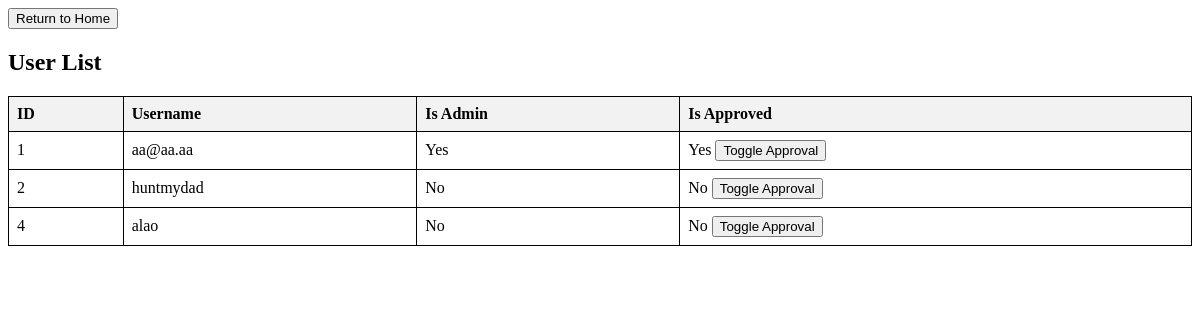
The page /admin.php (signed in) on the database as committed earlier.
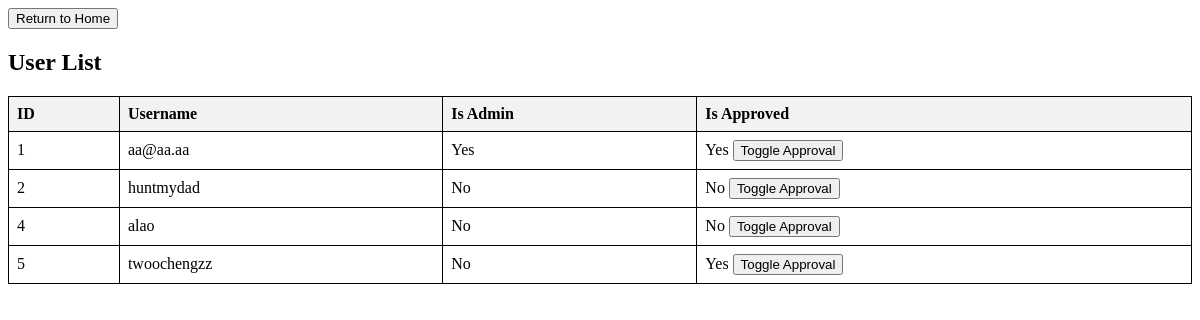
The same page on the database as committed later.
### tables this page shows
CREATE TABLE users(
    id INTEGER PRIMARY KEY AUTOINCREMENT,
    username VARCHAR(50),
    password TEXT,
    is_admin BOOLEAN DEFAULT 0,
    is_approved BOOLEAN DEFAULT 0
   
);

### admin.php (the view, shortened to what this page needs)
<?php
include("inc_db.php");
$result = $db->query("SELECT id, username, is_admin, is_approved FROM users ORDER BY id");
$users = [];
while ($row = $result->fetchArray(SQLITE3_ASSOC)) {
    $users[] = $row;
}
?>
<!DOCTYPE html>
<html lang="en">
<head>
</head>
<body>
<button onclick="location.href='home.php'">Return to Home</button>
    <h2>User List</h2>
    <table>
        <tr>
            <th>ID</th>
            <th>Username</th>
            <th>Is Admin</th>
            <th>Is Approved</th>
        </tr>
        <?php foreach ($users as $user): ?>
    <tr>
        <td><?php echo htmlspecialchars($user['id']); ?></td>
        <td><?php echo htmlspecialchars($user['username']); ?></td>
        <td><?php echo $user['is_admin'] == 1 ? 'Yes' : 'No'; ?></td>
        <td><?php echo $user['is_approved'] == 1 ? 'Yes' : 'No'; ?>
            <form action="toggle_approval.php" method="post" style="display:inline;">
                <input type="submit" value="Toggle Approval">
            </form>
        </td>
    </tr>
<?php endforeach; ?>
    </table>
</body>
</html>

### admin.php (style rules this page uses)
table { width: 100%; border-collapse: collapse; }
table, th, td { border: 1px solid black; }
th, td { padding: 8px; text-align: left; }
th { background-color: #f2f2f2; }

Rows that differ between the two databases and show on the page:
added users: id "5", username "twoochengzz", is_admin "No", is_approved "Yes"
